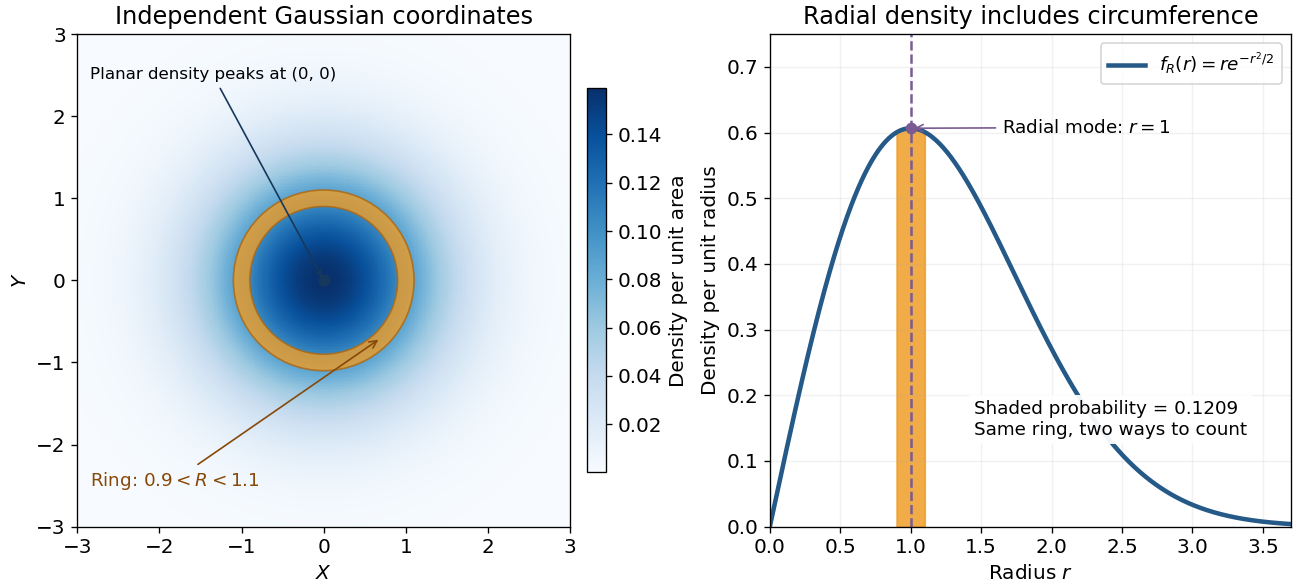

Generate this figure with Python:
"""Original Gaussian-plane versus radial-density diagram; output PNG to cwd."""
from pathlib import Path
import numpy as np
import matplotlib
matplotlib.use('Agg')
import matplotlib.pyplot as plt
from matplotlib.patches import Wedge


def main():
    plt.rcParams.update({'font.size':12,'figure.facecolor':'white','axes.facecolor':'white'})
    fig,(ax,bx)=plt.subplots(1,2,figsize=(10.8,4.9),layout='constrained')
    grid=np.linspace(-3,3,321)
    xx,yy=np.meshgrid(grid,grid)
    joint=np.exp(-(xx*xx+yy*yy)/2)/(2*np.pi)
    im=ax.pcolormesh(xx,yy,joint,shading='auto',cmap='Blues',rasterized=True)
    fig.colorbar(im,ax=ax,shrink=.78,pad=.02,label='Density per unit area')
    ax.add_patch(Wedge((0,0),1.1,0,360,width=.2,fc='#ef9d27',ec='#af660d',alpha=.8))
    ax.scatter([0],[0],s=40,color='#16385c',zorder=5)
    ax.annotate('Planar density peaks at (0, 0)',(0,0),xytext=(-2.85,2.45),fontsize=10,
                arrowprops={'arrowstyle':'->','color':'#16385c'})
    ax.annotate(r'Ring: $0.9<R<1.1$',(.7,-.7),xytext=(-2.85,-2.5),fontsize=11,
                arrowprops={'arrowstyle':'->','color':'#874908'},color='#874908')
    ax.set(xlabel=r'$X$',ylabel=r'$Y$',xlim=(-3,3),ylim=(-3,3),aspect='equal',title='Independent Gaussian coordinates')
    r=np.linspace(0,3.7,601);density=r*np.exp(-r*r/2)
    bx.plot(r,density,color='#245988',lw=2.7,label=r'$f_R(r)=r e^{-r^2/2}$')
    ring=np.linspace(.9,1.1,101)
    bx.fill_between(ring,0,ring*np.exp(-ring*ring/2),color='#ef9d27',alpha=.85)
    bx.axvline(1,color='#7a5b92',ls='--',lw=1.5)
    bx.scatter([1],[np.exp(-.5)],color='#7a5b92',zorder=5)
    bx.annotate(r'Radial mode: $r=1$',(1,np.exp(-.5)),xytext=(1.65,.60),
                arrowprops={'arrowstyle':'->','color':'#7a5b92'},fontsize=11)
    probability=np.exp(-.9**2/2)-np.exp(-1.1**2/2)
    bx.text(1.45,.14,f'Shaded probability = {probability:.4f}\nSame ring, two ways to count',fontsize=11,bbox={'fc':'white','ec':'none','alpha':.94,'pad':3})
    bx.set(xlim=(0,3.7),ylim=(0,.75),xlabel=r'Radius $r$',ylabel='Density per unit radius',
           title='Radial density includes circumference')
    bx.grid(alpha=.17);bx.legend(loc='upper right',fontsize=11)
    fig.savefig(Path(__file__).with_suffix('.png').name,dpi=120,facecolor='white')
    plt.close(fig)


if __name__=='__main__':main()
